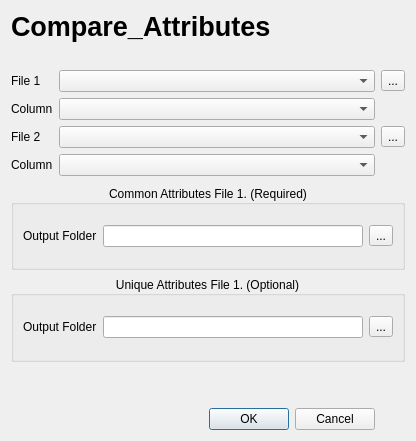
<?xml version="1.0" encoding="UTF-8"?>
<ui version="4.0">
 <class>LinhaDialogBase</class>
 <widget class="QDialog" name="LinhaDialogBase">
  <property name="geometry">
   <rect>
    <x>0</x>
    <y>0</y>
    <width>416</width>
    <height>441</height>
   </rect>
  </property>
  <property name="windowTitle">
   <string>Compare_Attributes</string>
  </property>
  <property name="locale">
   <locale language="English" country="UnitedStates"/>
  </property>
  <layout class="QGridLayout" name="gridLayout_2">
   <item row="7" column="2">
    <spacer name="verticalSpacer_3">
     <property name="orientation">
      <enum>Qt::Vertical</enum>
     </property>
     <property name="sizeType">
      <enum>QSizePolicy::Maximum</enum>
     </property>
     <property name="sizeHint" stdset="0">
      <size>
       <width>5</width>
       <height>20</height>
      </size>
     </property>
    </spacer>
   </item>
   <item row="3" column="1" colspan="2">
    <widget class="QComboBox" name="comboBox_2"/>
   </item>
   <item row="2" column="3">
    <widget class="QToolButton" name="toolButton">
     <property name="text">
      <string>...</string>
     </property>
    </widget>
   </item>
   <item row="2" column="1" colspan="2">
    <widget class="QComboBox" name="comboBox"/>
   </item>
   <item row="6" column="0">
    <widget class="QLabel" name="label_5">
     <property name="text">
      <string>Column</string>
     </property>
    </widget>
   </item>
   <item row="4" column="2">
    <spacer name="verticalSpacer_2">
     <property name="orientation">
      <enum>Qt::Vertical</enum>
     </property>
     <property name="sizeType">
      <enum>QSizePolicy::Maximum</enum>
     </property>
     <property name="sizeHint" stdset="0">
      <size>
       <width>176</width>
       <height>13</height>
      </size>
     </property>
    </spacer>
   </item>
   <item row="0" column="0" colspan="3">
    <widget class="QLabel" name="label_7">
     <property name="font">
      <font>
       <pointsize>20</pointsize>
       <weight>75</weight>
       <bold>true</bold>
      </font>
     </property>
     <property name="text">
      <string>Compare_Attributes</string>
     </property>
    </widget>
   </item>
   <item row="3" column="0">
    <widget class="QLabel" name="label_2">
     <property name="text">
      <string>Column</string>
     </property>
    </widget>
   </item>
   <item row="5" column="0">
    <widget class="QLabel" name="label_4">
     <property name="locale">
      <locale language="English" country="UnitedStates"/>
     </property>
     <property name="text">
      <string>File 2</string>
     </property>
    </widget>
   </item>
   <item row="8" column="0" colspan="4">
    <widget class="QGroupBox" name="groupBox_2">
     <property name="title">
      <string>Common Attributes File 1. (Required)</string>
     </property>
     <property name="alignment">
      <set>Qt::AlignCenter</set>
     </property>
     <layout class="QGridLayout" name="gridLayout_3">
      <item row="0" column="1">
       <spacer name="verticalSpacer_8">
        <property name="orientation">
         <enum>Qt::Vertical</enum>
        </property>
        <property name="sizeType">
         <enum>QSizePolicy::Maximum</enum>
        </property>
        <property name="sizeHint" stdset="0">
         <size>
          <width>5</width>
          <height>20</height>
         </size>
        </property>
       </spacer>
      </item>
      <item row="1" column="0">
       <widget class="QLabel" name="label_3">
        <property name="text">
         <string>Output Folder</string>
        </property>
       </widget>
      </item>
      <item row="1" column="1">
       <widget class="QLineEdit" name="lineEdit">
        <property name="minimumSize">
         <size>
          <width>0</width>
          <height>0</height>
         </size>
        </property>
        <property name="contextMenuPolicy">
         <enum>Qt::DefaultContextMenu</enum>
        </property>
        <property name="toolTip">
         <string/>
        </property>
        <property name="inputMask">
         <string/>
        </property>
        <property name="text">
         <string/>
        </property>
        <property name="placeholderText">
         <string/>
        </property>
       </widget>
      </item>
      <item row="1" column="2">
       <widget class="QToolButton" name="toolButton_2">
        <property name="text">
         <string>...</string>
        </property>
       </widget>
      </item>
      <item row="2" column="1">
       <spacer name="verticalSpacer_7">
        <property name="orientation">
         <enum>Qt::Vertical</enum>
        </property>
        <property name="sizeType">
         <enum>QSizePolicy::Maximum</enum>
        </property>
        <property name="sizeHint" stdset="0">
         <size>
          <width>5</width>
          <height>20</height>
         </size>
        </property>
       </spacer>
      </item>
     </layout>
    </widget>
   </item>
   <item row="5" column="1" colspan="2">
    <widget class="QComboBox" name="comboBox_3"/>
   </item>
   <item row="5" column="3">
    <widget class="QToolButton" name="toolButton_3">
     <property name="text">
      <string>...</string>
     </property>
    </widget>
   </item>
   <item row="1" column="0">
    <spacer name="verticalSpacer_4">
     <property name="orientation">
      <enum>Qt::Vertical</enum>
     </property>
     <property name="sizeType">
      <enum>QSizePolicy::Maximum</enum>
     </property>
     <property name="sizeHint" stdset="0">
      <size>
       <width>20</width>
       <height>40</height>
      </size>
     </property>
    </spacer>
   </item>
   <item row="2" column="0">
    <widget class="QLabel" name="label">
     <property name="toolTip">
      <string/>
     </property>
     <property name="whatsThis">
      <string/>
     </property>
     <property name="accessibleName">
      <string/>
     </property>
     <property name="locale">
      <locale language="English" country="UnitedStates"/>
     </property>
     <property name="text">
      <string>File 1</string>
     </property>
    </widget>
   </item>
   <item row="9" column="0" colspan="4">
    <widget class="QGroupBox" name="groupBox">
     <property name="font">
      <font>
       <weight>50</weight>
       <italic>false</italic>
       <bold>false</bold>
       <underline>false</underline>
       <strikeout>false</strikeout>
       <stylestrategy>PreferDefault</stylestrategy>
      </font>
     </property>
     <property name="mouseTracking">
      <bool>false</bool>
     </property>
     <property name="focusPolicy">
      <enum>Qt::NoFocus</enum>
     </property>
     <property name="toolTip">
      <string/>
     </property>
     <property name="layoutDirection">
      <enum>Qt::LeftToRight</enum>
     </property>
     <property name="autoFillBackground">
      <bool>false</bool>
     </property>
     <property name="title">
      <string>Unique Attributes File 1. (Optional)</string>
     </property>
     <property name="alignment">
      <set>Qt::AlignCenter</set>
     </property>
     <layout class="QGridLayout" name="gridLayout">
      <item row="0" column="1">
       <spacer name="verticalSpacer_6">
        <property name="orientation">
         <enum>Qt::Vertical</enum>
        </property>
        <property name="sizeType">
         <enum>QSizePolicy::Maximum</enum>
        </property>
        <property name="sizeHint" stdset="0">
         <size>
          <width>5</width>
          <height>20</height>
         </size>
        </property>
       </spacer>
      </item>
      <item row="1" column="1">
       <widget class="QLineEdit" name="lineEdit_2"/>
      </item>
      <item row="1" column="2">
       <widget class="QToolButton" name="toolButton_4">
        <property name="text">
         <string>...</string>
        </property>
       </widget>
      </item>
      <item row="1" column="0">
       <widget class="QLabel" name="label_6">
        <property name="text">
         <string>Output Folder</string>
        </property>
       </widget>
      </item>
      <item row="3" column="1">
       <spacer name="verticalSpacer_5">
        <property name="orientation">
         <enum>Qt::Vertical</enum>
        </property>
        <property name="sizeType">
         <enum>QSizePolicy::Maximum</enum>
        </property>
        <property name="sizeHint" stdset="0">
         <size>
          <width>5</width>
          <height>20</height>
         </size>
        </property>
       </spacer>
      </item>
     </layout>
    </widget>
   </item>
   <item row="10" column="2">
    <spacer name="verticalSpacer">
     <property name="orientation">
      <enum>Qt::Vertical</enum>
     </property>
     <property name="sizeType">
      <enum>QSizePolicy::Minimum</enum>
     </property>
     <property name="sizeHint" stdset="0">
      <size>
       <width>20</width>
       <height>40</height>
      </size>
     </property>
    </spacer>
   </item>
   <item row="11" column="2">
    <widget class="QDialogButtonBox" name="button_box">
     <property name="orientation">
      <enum>Qt::Horizontal</enum>
     </property>
     <property name="standardButtons">
      <set>QDialogButtonBox::Cancel|QDialogButtonBox::Ok</set>
     </property>
    </widget>
   </item>
   <item row="6" column="1" colspan="2">
    <widget class="QComboBox" name="comboBox_4"/>
   </item>
  </layout>
 </widget>
 <tabstops>
  <tabstop>comboBox</tabstop>
  <tabstop>toolButton</tabstop>
  <tabstop>comboBox_2</tabstop>
  <tabstop>comboBox_3</tabstop>
  <tabstop>toolButton_3</tabstop>
  <tabstop>comboBox_4</tabstop>
  <tabstop>lineEdit</tabstop>
  <tabstop>toolButton_2</tabstop>
  <tabstop>lineEdit_2</tabstop>
  <tabstop>toolButton_4</tabstop>
 </tabstops>
 <resources/>
 <connections>
  <connection>
   <sender>button_box</sender>
   <signal>accepted()</signal>
   <receiver>LinhaDialogBase</receiver>
   <slot>accept()</slot>
   <hints>
    <hint type="sourcelabel">
     <x>20</x>
     <y>20</y>
    </hint>
    <hint type="destinationlabel">
     <x>20</x>
     <y>20</y>
    </hint>
   </hints>
  </connection>
  <connection>
   <sender>button_box</sender>
   <signal>rejected()</signal>
   <receiver>LinhaDialogBase</receiver>
   <slot>reject()</slot>
   <hints>
    <hint type="sourcelabel">
     <x>20</x>
     <y>20</y>
    </hint>
    <hint type="destinationlabel">
     <x>20</x>
     <y>20</y>
    </hint>
   </hints>
  </connection>
 </connections>
</ui>
